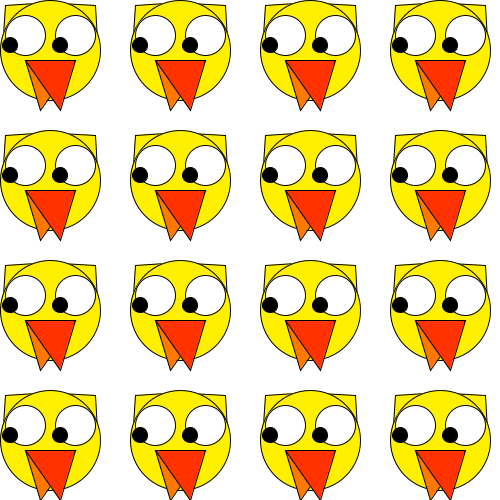
Frame 1 (no input)
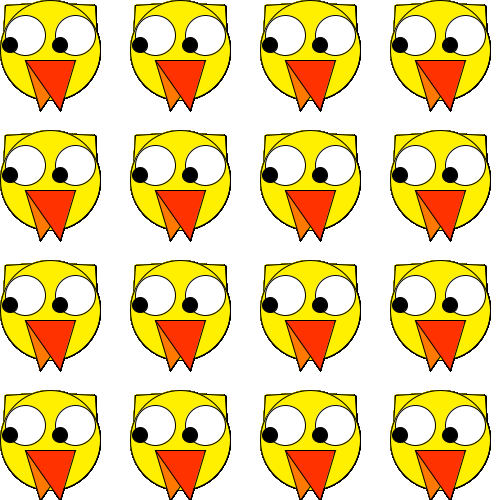
Frame 60 (the mouse pressed at the canvas centre just before this capture)
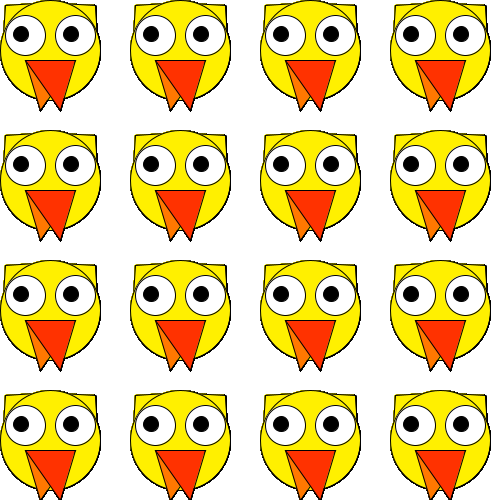
Frame 120 (the mouse held since frame 60 and released just before this capture)

The Processing sketch that drew these frames (run headless with seeded random() and noise(); from frame 60 on, the mouse is pressed at the canvas centre):

// Processing sketch: processing_62062
// ── processing_62062.pde


int anzahl = width/100; 
void setup(){
  size(500,500);
  background (255);
  
}

void draw(){
     for (int i=0; i<=500; i=i+130){  
     for (int j=0; j<=500; j=j+130){
      
        Vogel (i,j);
      
}}
}

void Vogel(float a, float b){
  pushMatrix();
  translate(a, b);
  float irisx = mouseX/22;
  float irisx2 = mouseX/22 +50;
  float irisy = -mouseY/22;
  float x=25;
  float x2=75;
  float y=40;
 
  
  fill(255,240,0);
  triangle(3,35,35,3,5,5);//Ohr links
  triangle(97,40,60,3,95,5);//Ohr rechtslinks
  
  ellipse(50,50,100,100); //Kopf
  
  
  fill(255,120,0);
  triangle(25,60,75,60,40,110);//Schnabel
  fill(255,50,0);
  triangle(25,60,75,60,60,110);//Schnabel
  
  fill(255);
  ellipse(x,35,y,40); //Auge links
  ellipse(x2,35,y,40); //Auge rechts
  fill(0);
  ellipse(irisx+10,irisy+45,15,15); //Iris links
  ellipse(irisx2+10,irisy+45,15,15); //Iris rechts
  
 
    popMatrix();
}
